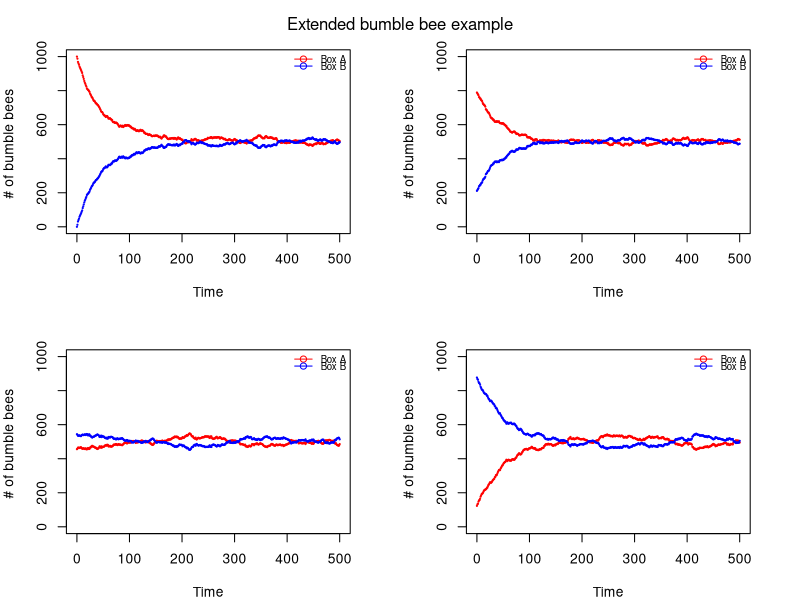

The R source for this figure:
# Clear workspace
rm(list = ls())

# Set working directory
# Please comment this line if you are running the script using source
#setwd('Desktop/2019Spring/Teaching/Section/Section1/')

# Transition probability
k.h <- 0.01 

# Time vector (draw for 500 times)
tt <- 0:500 

# Define the function that returns Markov chain result 
# Input: time vector and initial states
# Output: history of the bumble bees distribution in two boxes
BumbleBees <- function(tt, n1, n2) {
  N1=n1;N2=n2 
  for(i in tt[-1]){
    if(n1==0)
      {dn1=0}
    else {dn1=sum(runif(n1)<k.h)}
    
    if(n2==0)
      {dn2=0}
    else {dn2=sum(runif(n2)<k.h)}
    
    n1= n1-dn1+dn2 
    n2= n2-dn2+dn1
    N1=c(N1,n1)
    N2=c(N2,n2)
  }
  return(list(N1 = N1, N2 = N2))
}

# Test the function
n1 <- 1000
n2 <- 0
result <- BumbleBees(tt, n1, n2)

# Read the data into a dataframe
istate <- read.csv('./Section1_initial_states.csv', header = TRUE)  

# extract value from a dataframe, dataframe$column[index]
print(istate$A[1])

# Loop through the given initial states
N1_list = list()
N2_list = list()
for (j in 1:5){
  n1_temp <- istate$A[j]
  n2_temp <- istate$B[j]
  result_temp <- BumbleBees(tt, n1_temp, n2_temp)
  N1_list[[j]] <- result_temp$N1
  N2_list[[j]] <- result_temp$N2
}

# Plotting
# par() or layout() can be used for drawing subplots
par(mar = c(4,4,3,3), mfrow = c(2,2)) 
for (k in 1:4){
  plot(x = tt, y = N1_list[[k]], cex = 0.2, xlab="Time", ylab="# of bumble bees ", ylim = c(0, 1000), pch=1, col = 'red') 
  points(tt, N2_list[[k]], cex = 0.2, xlab="Time", ylab="# of bumble bees ", pch=1, col = 'blue')
  legend("topright", legend = c("Box A", "Box B"), col = c("red", "blue"),
         lty = c(1, 1), pch = c(1, 1), lwd = c(1, 1), bty = 'n', cex = 0.7, pt.cex = 1, y.intersp=0.6)
}

# Set the title for the plot
mtext("Extended bumble bee example", side = 3, line = -2, outer = TRUE)

# Save the figure
dev.copy2eps(file = "./RTutorial_plot.eps")

